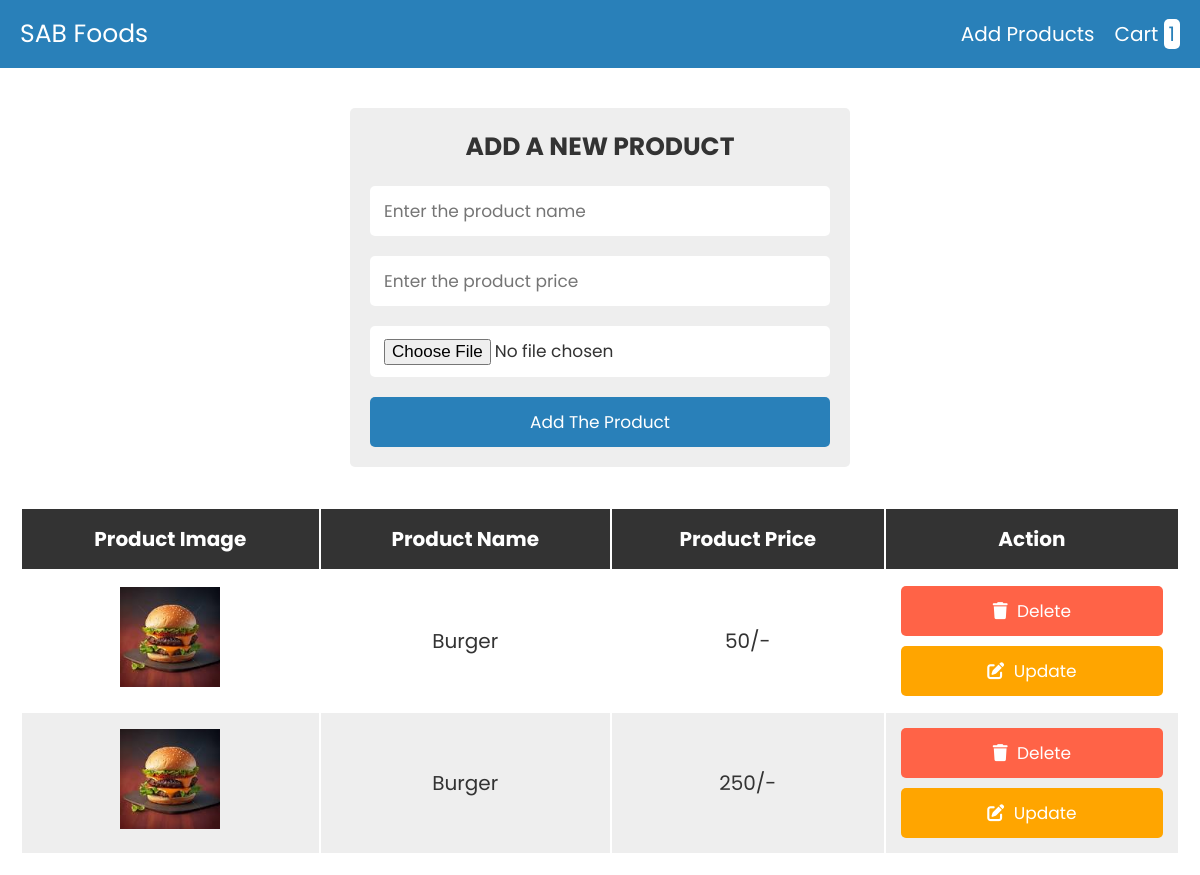
The page /admin/fadmin.php on the database its author committed.
### tables this page shows
CREATE TABLE `products` (
  `id` int(11) NOT NULL,
  `name` varchar(255) NOT NULL,
  `price` int(11) NOT NULL,
  `image` blob NOT NULL
);

### admin/fadmin.php (the view, shortened to what this page needs)
<?php
@include 'config.php';
?>
<!DOCTYPE html>
<html lang="en">
<head>
   <link rel="stylesheet" href="https://cdnjs.cloudflare.com/ajax/libs/font-awesome/6.0.0/css/all.min.css">
   <link rel="stylesheet" href="css/style.css">
</head>
<body>
<?php include 'header.php'; ?>
<div class="container">
<section>
<form action="" method="post" class="add-product-form" enctype="multipart/form-data">
   <h3>Add a new product</h3>
   <input type="text" name="p_name" placeholder="Enter the product name" class="box" required>
   <input type="number" name="p_price" min="0" placeholder="Enter the product price" class="box" required>
   <input type="file" name="p_image" accept="image/png, image/jpg, image/jpeg" class="box" required>
   <input type="submit" value="Add the product" name="add_product" class="btn">
</form>
</section>
<section class="display-product-table">
   <table>
      <thead>
         <th>Product image</th>
         <th>Product name</th>
         <th>Product price</th>
         <th>action</th>
      </thead>
      <tbody>
         <?php
            $select_products = mysqli_query($conn, "SELECT * FROM `products`");
            if(mysqli_num_rows($select_products) > 0){
               while($row = mysqli_fetch_assoc($select_products)){
         ?>
         <tr>
            <td><img src="uploaded_img/<?php echo $row['image']; ?>" height="100" alt=""></td>
            <td><?php echo $row['name']; ?></td>
            <td><?php echo $row['price']; ?>/-</td>
            <td>
               <a href="fadmin.php?delete=<?php echo $row['id']; ?>" class="delete-btn" onclick="return confirm('are your sure you want to delete this?');"> <i class="fas fa-trash"></i> delete </a>
               <a href="fadmin.php?edit=<?php echo $row['id']; ?>" class="option-btn"> <i class="fas fa-edit"></i> update </a>
            </td>
         </tr>
         <?php
            };
            }else{
               echo "<div class='empty'>no product added</div>";
            };
         ?>
      </tbody>
   </table>
</section>
</div>
</body>
</html>

### admin/css/style.css (style rules this page uses)
:root { --blue:#2980b9; --red:tomato; --orange:orange; --black:#333; --white:#fff; --bg-color:#eee; --dark-bg:rgba(0,0,0,.7); --box-shadow:0 .5rem 1rem rgba(0,0,0,.1); --border:.1rem solid #999; }
* { font-family: 'Poppins', sans-serif; margin:0; padding:0; box-sizing: border-box; outline: none; border:none; text-decoration: none; text-transform: capitalize; }
html { font-size: 62.5%; overflow-x: hidden; }
.container { max-width: 1200px; margin:0 auto; }
section { padding:2rem; }
.btn, .option-btn, .delete-btn { display: block; width: 100%; text-align: center; background-color: var(--blue); color:var(--white); font-size: 1.7rem; padding:1.2rem 3rem; border-radius: .5rem; cursor: pointer; margin-top: 1rem; }
.option-btn i, .delete-btn i { padding-right: .5rem; }
.option-btn { background-color: var(--orange); }
.delete-btn { margin-top: 0; background-color: var(--red); }
.add-product-form { max-width: 50rem; background-color: var(--bg-color); border-radius: .5rem; padding:2rem; margin:0 auto; margin-top: 2rem; }
.add-product-form h3 { font-size: 2.5rem; margin-bottom: 1rem; color:var(--black); text-transform: uppercase; text-align: center; }
.add-product-form .box { text-transform: none; padding:1.2rem 1.4rem; font-size: 1.7rem; color:var(--black); border-radius: .5rem; background-color: var(--white); margin:1rem 0; width: 100%; }
.display-product-table table { width: 100%; text-align: center; }
.display-product-table table thead th { padding:1.5rem; font-size: 2rem; background-color: var(--black); color:var(--white); }
.display-product-table table td { padding:1.5rem; font-size: 2rem; color:var(--black); }
.display-product-table table td:first-child { padding:0; }
.display-product-table table tr:nth-child(even) { background-color: var(--bg-color); }

### rows shown on the page
products: image (picture), name "Burger", price "50"
products: image (picture), name "Burger", price "250"

### other values the page prints
$row_count "1"
